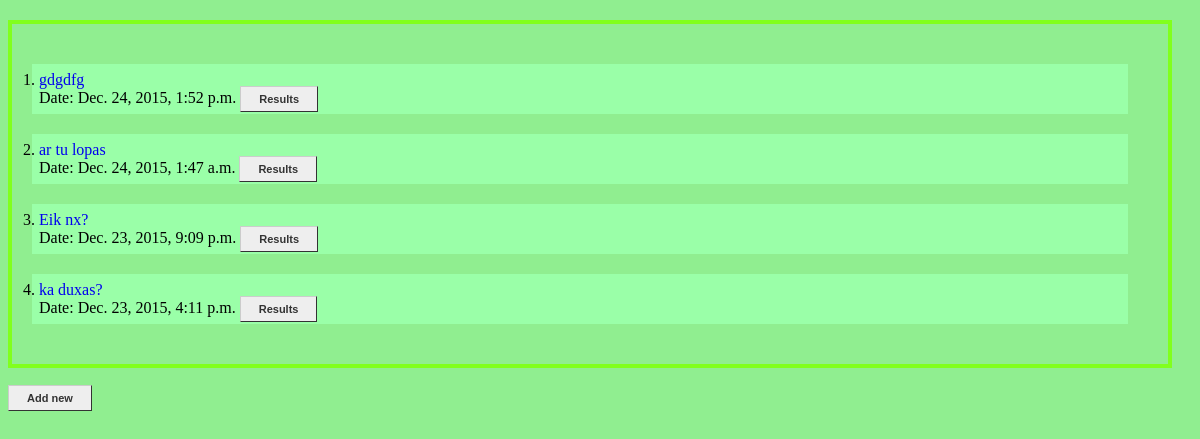
The page / on the database its author committed.
### main/models.py (models this page shows, shortened)
class Question(models.Model):
    question_text = models.CharField(max_length=200)
    pub_date = models.DateTimeField('date published')
    views = models.PositiveIntegerField(_('Hits'), default=0)

### main/views.py (the view)
# urls.py: url(r'^$', views.index, name = 'index'),
def index(request):
    latest_question_list = Question.objects.order_by('-pub_date')[:5]
    context = {'latest_question_list': latest_question_list}
    return render(request, 'main/index.html', context)

### templates/main/index.html (shortened to what this page needs)
<!DOCTYPE html>
{% load staticfiles %}
<link rel="stylesheet" type="text/css" href="{% static 'main/style.css' %}" />
<html lang="en">
<head>
</head>
<body>
    {% if latest_question_list %}
        <ol class="questions">
        {% for question in latest_question_list %}
            <nav class="question">
            <li><a class="cl-effect-13" href={{ question.id }}>{{ question.question_text }}</a></li> Date: {{ question.pub_date }}
            <a class="button" href={{ question.id }}/results>Results</a>
            </nav>
        {% endfor %}
        </ol>
    {% else %}
        <p>No polls are available.</p>
    {% endif %}
    <a class="button" href="/add_question"> Add new</a>
</body>
</html>

### main/static/main/style.css (style rules this page uses)
.cl-effect-13 { position: fixed; text-decoration: none; }
.question { -webkit-box-flex: 1; margin:20px; padding:5px; margin-left: 0px; border: 2px solid #9affa8; background-color: #9affa8; }
.questions { -webkit-box-flex: 1; margin:20px; padding:20px; margin-left: 0px; border: 4px solid #81ff1d; }
.button { font: bold 11px Arial; text-decoration: none; background-color: #EEEEEE; color: #333333; padding: 6px 18px 6px 18px; border-top: 1px solid #CCCCCC; border-right: 1px solid #333333; border-bottom: 1px solid #333333; border-left: 1px solid #CCCCCC; }
body { background-color: lightgreen; }

### rows shown on the page
Question: question_text "gdgdfg", pub_date "Dec. 24, 2015, 1:52 p.m."
Question: question_text "ar tu lopas", pub_date "Dec. 24, 2015, 1:47 a.m."
Question: question_text "Eik nx?", pub_date "Dec. 23, 2015, 9:09 p.m."
Question: question_text "ka duxas?", pub_date "Dec. 23, 2015, 4:11 p.m."
